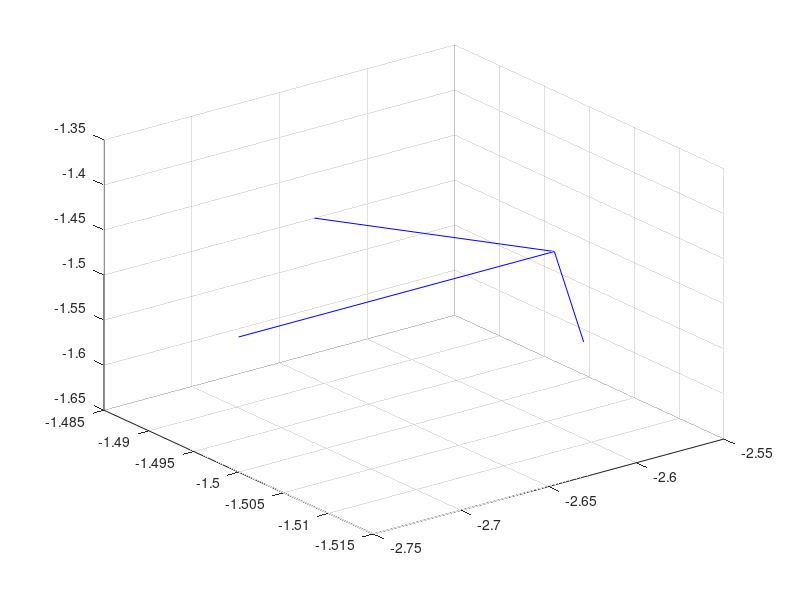

Here is the MATLAB script that generated this plot: (Note: this script raises an error after producing the figure.)
%% Calculates the periodic green's function for just one point,
% arbitrary lattice - not yet
clear eps1
global eps1

% First, define the lattice (columns vectors)
bv = [1 .5 0; 0 1 0; 0 0 1];
x0 = [.25,.5,.5
      .75,.5,.5]';
x = [.5;.75,;.5];
xh0 = x0;
xh0(:,1) = x-x0(:,1);
xh0(:,2) = x-x0(:,2);

% reciprocal basis vectors
kv = bv;
tau = dot(cross(bv(:,1),bv(:,2)),bv(:,3));
kv(:,1) = 2*pi/tau*cross(bv(:,2),bv(:,3));
kv(:,2) = 2*pi/tau*cross(bv(:,3),bv(:,1));
kv(:,3) = 2*pi/tau*cross(bv(:,1),bv(:,2));

eps1 = pi^0.5/tau^(1/3); % 10

f= [1,0,0
   -1,0,0]';
n = [0;1;0];

%% Calculate them. Calculate force at one point between two forces
bxs = 2;
bxt = bxs;
ucv = zeros(3,bxt);
uu=[0;0;0];
Gt = zeros(bxt,bxt,bxt);
Gt2 = Gt;
% Loop to check convergence with number  of boxes

for bxs = bxt:bxt
G = zeros(3,3,2);
Gh = G;
Gr = G;
Tr=  Gr;
GG = G;
TT = G;
uu=[0;0;0];
% clf
% Loop over point forces
for ps = 1:2
for i = -bxs:bxs
    for j = -bxs:bxs
        for k = -bxs:bxs
            
%           First we calculate the real space part
%           Get current distance and use with real space 
            rc = i*bv(:,1) + j*bv(:,2) + k*bv(:,3);
            xn = (x - x0(:,ps)) + rc;
            
%           Plot points (better with few boxes)
%             if(k==0)
                if(ps==1)
                    scatter3(x0(1,ps)+rc(1), x0(2,ps)+rc(2),x0(3,ps)+rc(3),'b')
                    quiver3 (x0(1,ps)+rc(1), x0(2,ps)+rc(2),x0(3,ps)+rc(3),0.2,0,0,'b')
                    hold on
                    drawnow
                else
                    scatter3(x0(1,ps)+rc(1), x0(2,ps)+rc(2),x0(3,ps)+rc(3),'r')
                    quiver3 (x0(1,ps)+rc(1), x0(2,ps)+rc(2),x0(3,ps)+rc(3),-0.2,0,0,'r')
                    drawnow
                    axis([-1,2,-1,2,-1,2])
                    pbaspect([1,1,1])
                end
%             end
            
%           Doing both Poz and Hasimoto
            G(:,:,ps)  = G(:,:,ps)  +  shortG(xn);
            Gh(:,:,ps) = Gh(:,:,ps) + HshortG(xn);
            
%           Now get the Fourier wave number associated with this box
%           Use that to get the Fourier part
            kc = i*kv(:,1) + j*kv(:,2) + k*kv(:,3);
            if(~(i==0 && j==0 && k==0))
                G(:,:,ps)  = G(:,:,ps)  +  specG(kc)/tau*cos(dot(kc,xh0(:,ps)));
                Gh(:,:,ps) = Gh(:,:,ps) + HspecG(kc)/tau*cos(dot(kc,xh0(:,ps)));
                
%               Just doing 3d fourier transform on real spectral
%                 tmp = specG(kc)/tau*exp(-1i*dot(kc,xh0(:,ps)));
%                 Gt2(i+bxt+1,j+bxt+1,k+bxt+1)= tmp(1,1);
            end
            
%           Also doing the real space one for comparison
            Gr(:,:,ps) = Gr(:,:,ps) + Gij(xn);%eye(3)/norm(xn) + xn*xn'/norm(xn)^3;
            Tr(:,:,ps) = Tr(:,:,ps) + Tij(xn,n);
            
            
%           To check consistency with real space one            
%             G(:,:,ps)  = G(:,:,ps)  +  shortG(xn);
%             G(:,:,ps)  = G(:,:,ps)  +  specRealG(xn);

%           Just doing 3d fourier transform on real spectral
%             tmp = specG(kc)/tau*exp(-1i*dot(kc,xh0(:,ps)));
%             Gt(i+bxt+1,j+bxt+1,k+bxt+1) = tmp(1,1);

%           Just calc vel (real then fourier)
            A = HshortG(xn);
            uu = uu + A*f(:,ps);
            
            B = HspecG(kc);
            if(i==0 && j==0 && k==0); B(:)=0; end
            q = cos(dot(kc,(x - x0(:,ps))));
            z = q*f(:,ps);
            uu = uu + B*z/tau;
            
        end
    end
end
GG(:,:,ps) = Gijp(xh0(:,ps),bxt,bv,eps1);
TT(:,:,ps) = Tijp(xh0(:,ps),bxt,bv,eps1,n);
end
% scatter3(x(1),x(2),x(3));
% hold off
u = G(:,:,1)*f(:,1) + G(:,:,2)*f(:,2);
ucv(1,bxs) = real(u(2));

u = Gh(:,:,1)*f(:,1) + Gh(:,:,2)*f(:,2);
ucv(2,bxs) = real(u(2));

u = Gr(:,:,1)*f(:,1) + Gr(:,:,2)*f(:,2);
ucv(3,bxs) = real(u(2));


end

% HERE'S WHAT''S HAPPENING WITH THE BRUTE FORCE REAL SPACE:
% In this situation, if we have slanted boxes that are made so it is
% periodic in a way that all but one of the velocities will be unbounded,
% the asymmetry in the boxes/particle location means that there will be one
% set of point forces closer than others. Usually these will balance, but
% the skew of the boxes makes it so they don't at a given truncation (it
% would probably work better to just do like a spherical cutoff, but we 
% won't use this method anyways so it doesn't matter). Adding more k-layers
% multiplies these errors, but I believe it should actually converge

u = G(:,:,1)*f(:,1) + G(:,:,2)*f(:,2);
disp(real(u'))
disp(real(Gh(:,:,1)*f(:,1) + Gh(:,:,2)*f(:,2))')
disp(real(GG(:,:,1)*f(:,1) + GG(:,:,2)*f(:,2))')
disp(uu')
disp(real(Gr(:,:,1)*f(:,1) + Gr(:,:,2)*f(:,2))')

% disp(real(TT(:,:,1)*f(:,1) + TT(:,:,2)*f(:,2))')
%% Try ust calculating velocity first?? Try
% u = [0;0;0];
% u2 = u;
% f = [1;0;0];
% f(:,2) = [-1+1;0;0];
% x0 = [.5;.5;.5];
% x02 = [.75;.5;.5];
% x0(:,2) = x02;
% x0(:,3) = [.625;.5;.5];
% V = 1;
% it = 1;
% uSR = zeros(41*41*41-1,1);
% uSM = uSR;
% ur = uSM;
% r = uSR;
% Gij2 = zeros(3,3,2);
% Gij3 = Gij2;
% 
% for i = -25:25
%     for j = -25:25
%         for k = -25:25
%             for pp = 1:1
%             if (i==0 && j==0 && k==0 && pp==1);continue;end
%             if(pp==1);it = it+1;end
% %           Vectors (real and reciprocal)            
%             p = [i;j;k];
%             kv= 2*pi*[i;j;k];
%             
% %           Real part
%             A = shortG(p + x0(:,1) - x0(:,pp));
% %           Reciprocal part
%             B = specG(kv);
%             if (i==0 && j==0 && k==0);B(:)=0;end
%             
% %           Add in contributions
%             tmp =  A*f(:,pp);
%             uSR(it) = tmp(1);
%             u = u + A*f(:,pp);
%              
%             tmp = exp(-norm(kv)^2/4/eps1^2)/V*B*f(:,pp)*exp(-1i*dot(kv,x0(:,1) - x0(:,pp)));
%             uSM(it) = tmp(1);
%             u = u + B/V*f(:,pp)*exp(-1i*dot(kv,x0(:,1) - x0(:,pp)));
%             if isnan(u(1))
%                 disp('?')
%             end
%             
%             r(it) = norm(p);
% %           Normal sum??
%             tmp = Gij(p + x0(:,1) - x0(:,pp))*f;
%             ur(it) = tmp(1);
% %             u2 = u2 + Gij(p + x0(:,1) - x0(:,pp))*f(:,pp);
%             
% %           Just doing the Green's fn
%             Gij2(:,:,pp) = Gij2(:,:,pp) ...
%                          + B/V*exp(-1i*dot(kv,x0(:,1) - x0(:,pp))) ...
%                          + A;
%             Gij3(:,:,pp) = Gij3(:,:,pp) + Gij(p + x0(:,1) - x0(:,pp));
%             end
%         end
%     end
% end
% % Self-interaction
% us = 8*eps1/sqrt(pi)*f(:,1);
% u = u -us;
% uwu = Gij2(:,:,1)*f(:,1) + Gij2(:,:,2)*f(:,2) - us;
% 
% 
% %% Velocity purely with Fourier, e.g. in Poz
% V = 1;
% it = 0;
% uSR = zeros(41*41*41-1,1);
% uSM = uSR;
% ur = uSM;
% r = uSR;
% G = zeros(3,3);
% x0 = [0.5;0.5;0.5];
% it = 0;
% for i = -20:20
%     for j = -20:20
%         for k = -20:20
%             if (i==0 && j==0 && k==0);continue;end
%             it = it+1;
%             kl= 2*pi*[i;j;k];
%             Gijl = fourG(kl)/dot(cross([1;0;0],[0;1;0]),[0;0;1]);
%             G = G + Gijl*exp(-1i*dot(kl,x0));
%             tst(it) = Gijl(1)*exp(-1i*dot(kl,x0));
%             r(it) = norm(kl);
%         end
%     end
% end
% 
% 
% %% Do for the Green's function 2/r
% G = 0;
% G2= 0;
% x0 = [.5;.5;.5];
% V = 1;
% it = 0;
% GSR = zeros(41*41*41-1,1);
% GSM = GSR;
% Gr = GSM;
% r = GSR;
% eps1 = 0.1;
% for i = -20:20
%     for j = -20:20
%         for k = -20:20
%             if (i==0 && j==0 && k==0);continue;end
%             it = it+1;
%             p = [i;j;k];
%             kv= [i;j;k]*2*pi;
%             
%             G = G + rspecG(kv)/V;
%             G = G + rshortG(p);
%             G2 = G2 + 2/norm(p);
%             r(it) = norm(p);
%             GSM(it) = rspecG(kv)/V;
%             GSR(it) = rshortG(p);
%             Gr(it) = 2/norm(p);
%         end
%     end
% end

%% Green's function functions

% Pozrikidis real portion
function G = shortG(x)
global eps1
r = norm(x);
er = r*eps1;
C = erfc(er) + 2/sqrt(pi)*(2*er^2 - 3)*er*exp(-er^2);
D = erfc(er) + 2/sqrt(pi)*(1 - 2*er^2)*er*exp(-er^2);
G = eye(3)*C/r + x*x'*D/r^3;
end

% Poz Fourier portion
function G = specG(k)
global eps1
kn = norm(k);
w = kn/eps1;
G = 8*pi/eps1^4*(1/w^4 + 1/4/w^2 + 1/8)*(kn^2*eye(3) - k*k')*exp(-w^2/4);
end

% Hasimotos
function G = HshortG(x)
global eps1
r = norm(x);
er = r*eps1;
C = erfc(er) - 2/sqrt(pi)*er*exp(-er^2);
D = erfc(er) + 2/sqrt(pi)*er*exp(-er^2);
G = eye(3)*C/r + x*x'*D/r^3;
end

function G = HspecG(k)
global eps1
kn = norm(k);
w = kn/eps1;
G = 8*pi/eps1^4*(1/w^4 + 1/4/w^2      )*(kn^2*eye(3) - k*k')*exp(-w^2/4);
end



%% Random strange other Green's functions


% function G = rshortG(x)
% global eps1
% r = norm(x);
% er = eps1*r;
% G = 2/r*(2*er/sqrt(pi)*exp(-er^2)*(er^2-2) + erfc(er));
% end

% function G = rspecG(k)
% global eps1
% kn = norm(k);
% w = kn/eps1;
% G = 8*pi/kn^2*(1/w^4 + 1/4/w^2 + 1/8)*exp(-w^2/4)*1; % 1 for now since no sum
% end

% More general version: screens, takes derivatives, and only plugs in the 
% form of the split at the end, useful for spectral - real
% function G = shortG_der(x)
% global eps1
% r = norm(x);
% er = r*eps1;
% fp = erfc(er) - 2*er*exp(-er^2)/sqrt(pi);
% fppr= -4*er*exp(-er^2)/sqrt(pi) + 4*er^3*exp(-er^2)/sqrt(pi);
% C = fppr + fp;
% D = fp - fppr;
% G = eye(3)*C/r + x*x'*D/r^3;
% end
% 
% function G = specRealG(x)
% global eps1
% r = norm(x);
% er = r*eps1;
% fp = erf(er) + 2*er*exp(-er^2)/sqrt(pi);
% fppr= 4*er*exp(-er^2)/sqrt(pi) - 4*er^3*exp(-er^2)/sqrt(pi);
% C = fppr + fp;
% D = fp - fppr;
% G = eye(3)*C/r + x*x'*D/r^3;
% end


% function Gh = specG(k,x0) %%% STRANGE STUFF HERE
% global eps1
% kn = norm(k);
% w = kn/eps1;
% G = 8*pi/eps1^4*(1/w^4 + 1/4/w^2 + 1/8)*(kn^2*eye(3) - k*k');
% end

% function Gh = specG(k) %%% STRANGE STUFF HERE
% global eps1
% w = norm(k)/eps1;
% kn = norm(k);
% Gh = 8*pi/(kn^2)*(eye(3) - k*k'/kn^2)*(1 + 1/4*w^2 + 1/8*w^4)*exp(-1/4*w^2);
% end


% Marin's
function T = MshortT(x, eps1, n)
r = norm(x);
rh = x/r;
er = r*eps1;
xer = exp(-er^2);
C = -6/r/r*erfc(er) - 1/sqrt(pi)/r/r*(12*er + 8*er^3)*xer;
D = 4*eps1^3/sqrt(pi)*xer;
rdotn = dot(rh,n);

T = C*(rh*rh')*rdotn + D*(eye(3)*rdotn + n*rh' + rh*n');
end

function T = MspecT(k,eps1,n)
kn = norm(k);
kdotn = dot(k,n);
A = -2/kn^4*(k*k')*kdotn;
B = 1/kn/kn*(k*n' + kdotn*eye(3) + n*k');
T = 8*pi*(1+kn^2/4/eps1^2)*(A + B)*exp(-kn^2/4/eps1^2);
end 